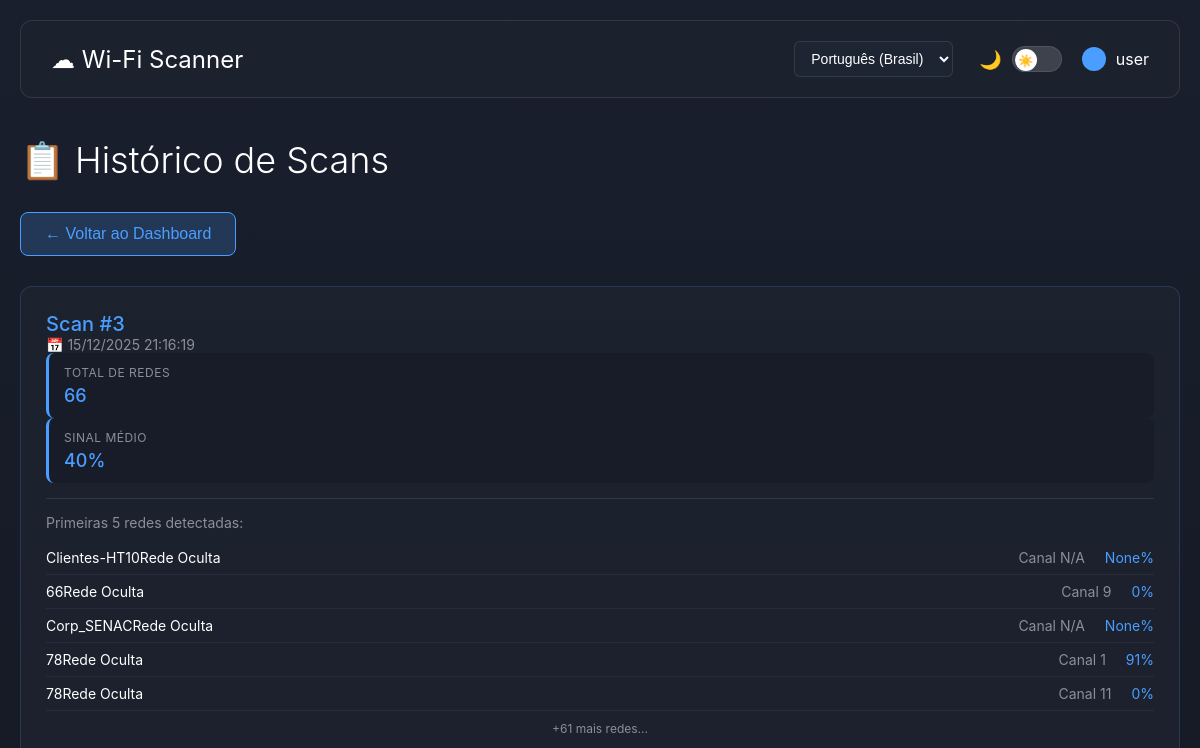
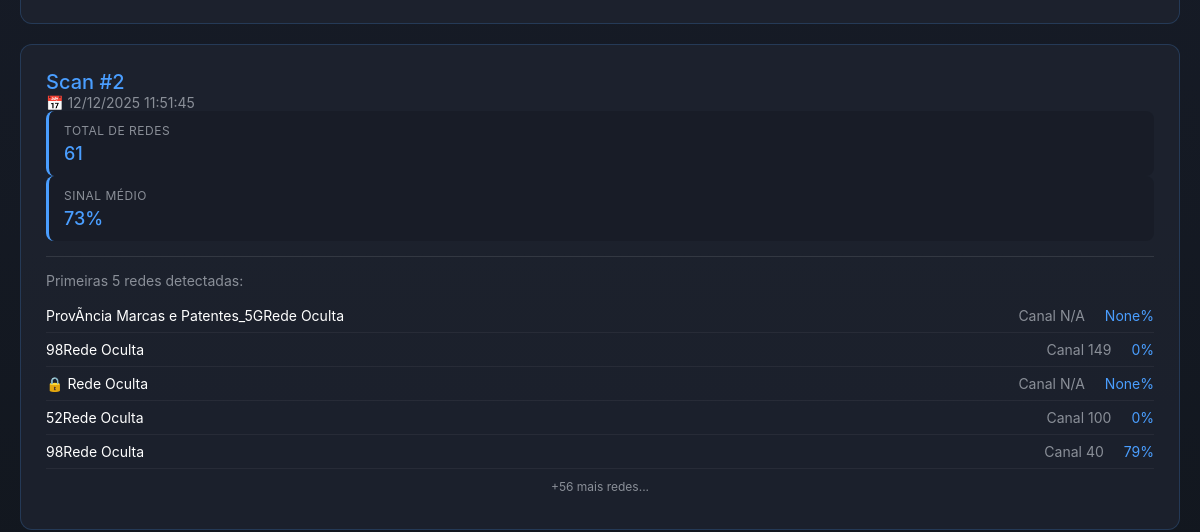
Before: /pt-br/historico/ (signed in, upper part) with the older database file (2 pictures, top to bottom).
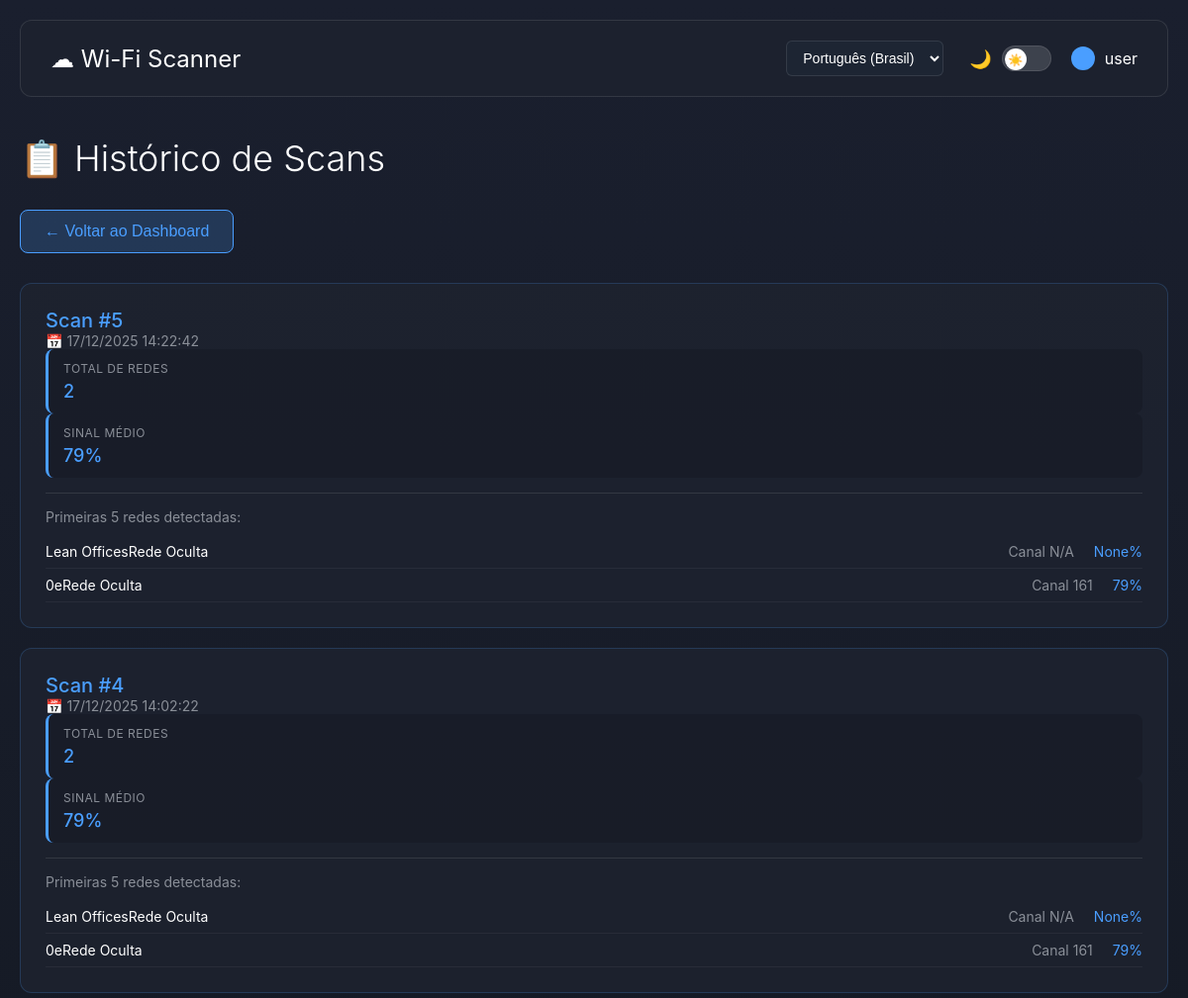
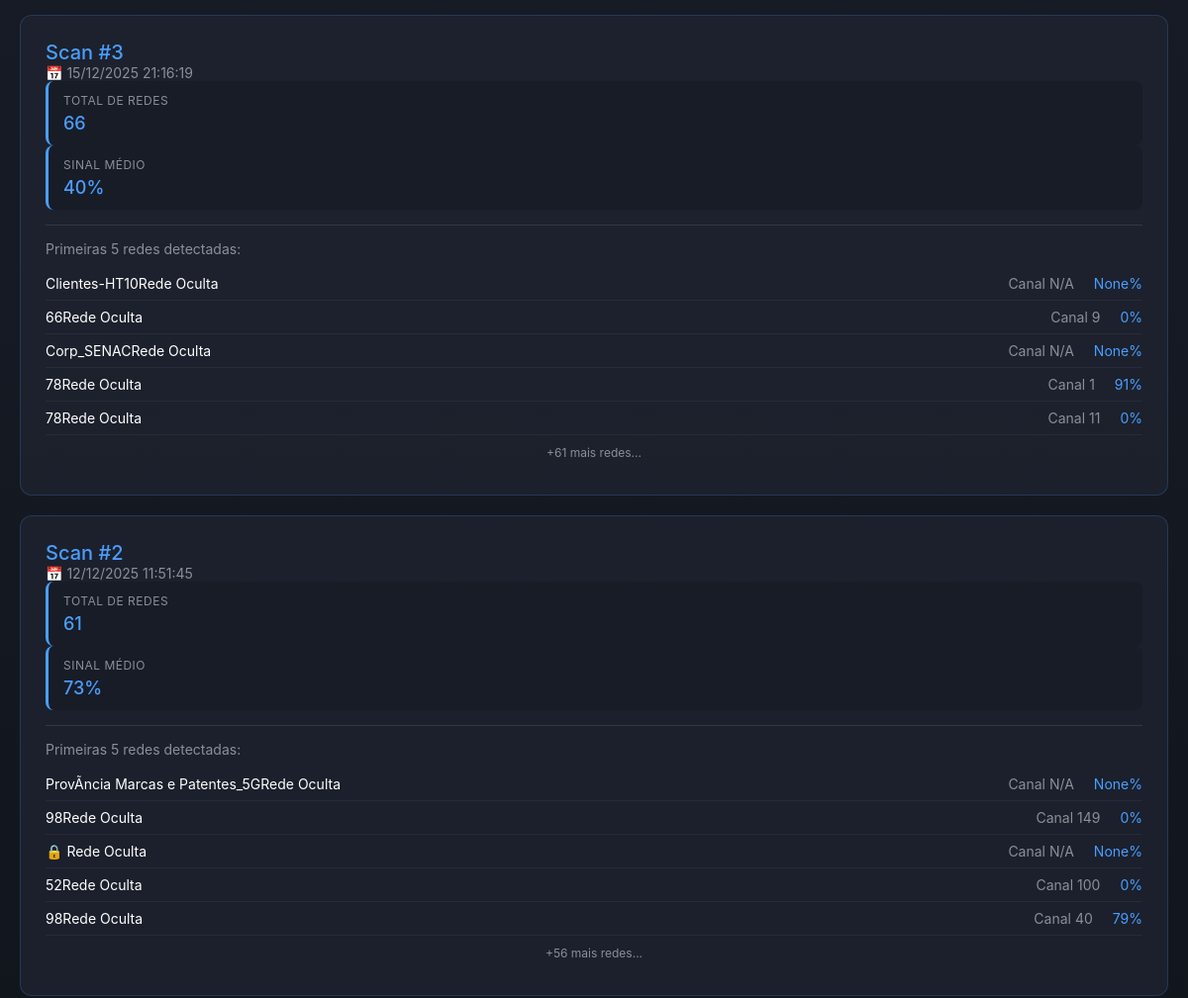
After: the same page with the newer database file (2 pictures, top to bottom).
### app_wifi_scanner/models.py (models this page shows, shortened)
class WifiScan(models.Model):
    usuario = models.ForeignKey(Usuario, on_delete=models.CASCADE, related_name='wifi_scans')
    data_hora = models.DateTimeField(auto_now_add=True)
    redes = models.JSONField(default=list)  # Salva a lista de redes em JSON
    total_networks = models.IntegerField(default=0)
    avg_signal = models.IntegerField(default=0)
    class Meta:
        ordering = ['-data_hora']

### app_wifi_scanner/views.py (the view)
# urls.py: path('historico/', views.historico_scans, name='historico_scans'),
def historico_scans(request):
    if 'usuario_id' not in request.session:
        return redirect('login')
    usuario = Usuario.objects.get(id_usuario=request.session['usuario_id'])
    scans = WifiScan.objects.filter(usuario=usuario)
    return render(request, 'usuarios/historico.html', {'scans': scans})

### app_wifi_scanner/templates/usuarios/historico.html (shortened to what this page needs)
{% load static i18n %}
<!DOCTYPE html>
<html lang="{{ LANGUAGE_CODE|default:'pt-br' }}">
<head>
    <link rel="stylesheet" href="{% static 'css/theme.css' %}">
</head>
<body>
    <div class="container">
        <div class="header">
            <div class="nav">
                <div class="logo">☁ {% trans "Wi-Fi Scanner" %}</div>
            </div>
            <div class="nav-right">
                <div class="language-selector-wrapper">
                    {% include 'usuarios/language_selector.html' %}
                </div>
                <div class="theme-toggle">
                    <span class="theme-icon">🌙</span>
                    <div class="toggle-switch">
                        <div class="toggle-circle">☀️</div>
                    </div>
                </div>
                <div class="user">
                    <div class="user-icon"></div>
                    <span>{{ request.session.usuario_nome }}</span>
                </div>
            </div>
        </div>
        <h1>📋 {% trans "Histórico de Scans" %}</h1>
        <button class="btn-voltar" onclick="window.location.href='/'">← {% trans "Voltar ao Dashboard" %}</button>
        {% if scans %}
            <div id="scans-container">
                {% for scan in scans %}
                    <div class="scan-card" onclick="openModal({{ scan.id }})">
                        <div class="scan-header">
                            <div class="scan-titulo">{% trans "Scan" %} #{{ scan.id }}</div>
                            <div class="scan-data">📅 {{ scan.data_hora|date:"d/m/Y H:i:s" }}</div>
                        </div>
                        <div class="scan-stats">
                            <div class="stat">
                                <div class="stat-label">{% trans "Total de Redes" %}</div>
                                <div class="stat-value">{{ scan.total_networks }}</div>
                            </div>
                            <div class="stat">
                                <div class="stat-label">{% trans "Sinal Médio" %}</div>
                                <div class="stat-value">{{ scan.avg_signal }}%</div>
                            </div>
                        </div>
                        <div class="networks-preview">
                            <div class="networks-preview-title">{% trans "Primeiras 5 redes detectadas:" %}</div>
                            {% for network in scan.redes|slice:":5" %}
                                <div class="network-item-preview">
                                    <span class="network-name">{{ network.ssid|default:"🔒 "|add:_('Rede Oculta') }}</span>
                                    <div class="network-info">
                                        <span>{% trans "Canal" %} {{ network.channel|default:"N/A" }}</span>
                                        <span style="color: #4a9eff;">{{ network.signal }}%</span>
                                    </div>
                                </div>
                            {% endfor %}
                            {% if scan.redes|length > 5 %}
                                <div style="text-align: center; padding: 10px 0; color: #8a8f98; font-size: 12px;">
                                    +{{ scan.redes|length|add:"-5" }} {% trans "mais redes..." %}
                                </div>
                            {% endif %}
                        </div>
                    </div>
                {% endfor %}
            </div>
        {% else %}
            <div class="empty-state">
                <div class="empty-state-icon">📭</div>
                <div class="empty-state-text">{% trans "Nenhum scan foi salvo ainda" %}</div>
                <a class="btn-voltar" href="/" style="display: inline-block;">{% trans "Voltar ao Dashboard" %}</a>
            </div>
        {% endif %}
    </div>
</body>
</html>

Changed rows visible on the page:
added WifiScan: id "5", data_hora "17/12/2025 14:22:42", total_networks "2", avg_signal "79", ssid|add "Lean OfficesRede Oculta" "0eRede Oculta", channel "N/A" "161", signal "None" "79"
added WifiScan: id "4", data_hora "17/12/2025 14:02:22", total_networks "2", avg_signal "79", ssid|add "Lean OfficesRede Oculta" "0eRede Oculta", channel "N/A" "161", signal "None" "79"
